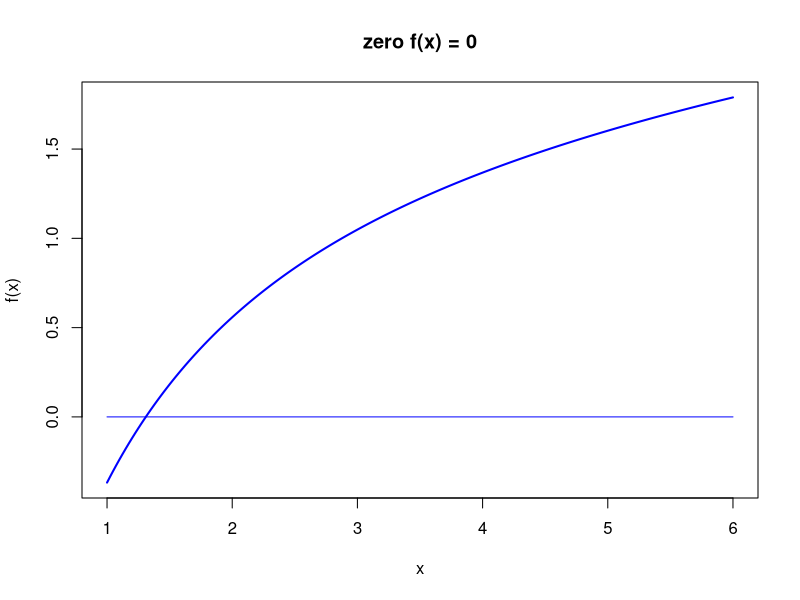

This chart was generated by the following R code:
## ---- chunk 1
rm(list=ls()) # Remove almost everything in the memor
## ---- chunk 2
func = function(x) {
   fx = log(x) - exp(-x)   # function: f(x)
   return (fx)               # return function value
}
## ---- chunk 3
func1 = function(x) {
   fx = log(x) - exp(-x)   # function: f(x)
   dfx= 1/x + exp(-x)      # derivative of function: f'(x)
   return (c(fx, dfx))     # return function value and value of derivative
}
## ---- chunk 4
xmin = 1
xmax = 6
x  = seq(xmin, xmax, (xmax - xmin)/200)
fx = c() # define column vector
for (i in 1:length(x)) {
   fx[i] = func1(x[i])[1]
}
plot(x, fx, type = "l", xlab = "x", ylab = "f(x)",
     main = "zero f(x) = 0", col = "blue", lwd = 2)
lines(c(xmin, xmax), c(0, 0), col = "blue")
## ---- chunk 5
newtonraphson = function(ftn, x0, tol = 1e-9, max.iter = 100) {
   # Newton_Raphson algorithm for solving ftn(x)[1] == 0
   # we assume that ftn is a function of a single variable that returns
   # the function value and the first derivative as a vector of length 2
   #
   # x0 is the initial guess at the root
   # the algorithm terminates when the function value is within distance
   # tol of 0, or the number of iterations exceeds max.iter
   
   # initialise
   x = x0
   fx = ftn(x)
   iter =  0
   
   # continue iterating until stopping conditions are met
   while ((abs(fx[1]) > tol) && (iter < max.iter)) {
      x = x - fx[1]/fx[2]
      fx = ftn(x)
      iter =  iter + 1
      cat("At iteration", iter, "value of x is:", x, "\n")
   }
   
   # output depends on success of algorithm
   if (abs(fx[1]) > tol) {
      cat("Algorithm failed to converge\n")
      return(NULL)
   } else {
      cat("Algorithm converged\n")
      return(x)
   }
}
## ---- chunk 6
newtonraphson(func1, 2)
## ---- chunk 7
secant = function(ftn, x0, x1, tol = 1e-9, max.iter = 100) {
   # Secant algorithm for solving ftn(x) == 0
   # we assume that ftn is a function of a single variable that returns
   # the function value
   #
   # x0 and x1 are the initial guesses around the root
   # the algorithm terminates when the function value is within distance
   # tol of 0, or the number of iterations exceeds max.iter
   
   # initialize
   fx0 = ftn(x0)
   fx1 = ftn(x1)
   iter =  0
   
   # continue iterating until stopping conditions are met
   while ((abs(fx1) > tol) && (iter < max.iter)) {
      x  = x1 - fx1 * (x1-x0)/(fx1 - fx0) 
      fx0 = ftn(x1)
      fx1 = ftn(x)
      x0  = x1
      x1  = x
      
      iter =  iter + 1
      cat("At iteration", iter, "value of x is:", x, "\n")
   }
   
   # output depends on success of algorithm
   if (abs(fx1) > tol) {
      cat("Algorithm failed to converge\n")
      return(NULL)
   } else {
      cat("Algorithm converged\n")
      return(x)
   }
}
## ---- chunk 8
secant(func, 1,2)
## ---- chunk 9
bisection = function(ftn, x.l, x.r, tol = 1e-9) {
   # applies the bisection algorithm to find x such that ftn(x) == 0
   # we assume that ftn is a function of a single variable
   #
   # x.l and x.r must bracket the fixed point, that is
   # x.l < x.r and ftn(x.l) * ftn(x.r) < 0
   #
   # the algorithm iteratively refines x.l and x.r and terminates when
   # x.r - x.l <= tol
   
   # check inputs
   if (x.l >= x.r) {
      cat("error: x.l >= x.r \n")
      return(NULL)
   } 
   f.l = ftn(x.l)
   f.r = ftn(x.r)
   if (f.l == 0) {
      return(x.l)
   } else if (f.r == 0) {
      return(x.r)
   } else if (f.l * f.r > 0) {
      cat("error: ftn(x.l) * ftn(x.r) > 0 \n")
      return(NULL)
   }
   
   # successively refine x.l and x.r
   n = 0
   while ((x.r - x.l) > tol) {
      x.m = (x.l + x.r)/2
      f.m = ftn(x.m)
      if (f.m == 0) {
         return(x.m)
      } else if (f.l * f.m < 0) {
         x.r = x.m
         f.r = f.m
      } else {
         x.l = x.m
         f.l = f.m
      }
      n = n + 1
      cat("at iteration", n, "the root lies between", x.l, "and", x.r, "\n")
   }
   
   # return (approximate) root
   return((x.l + x.r)/2)
}
## ---- chunk 10
bisection(func, 1,2)
## ---- chunk 11
uniroot(func,lower = 0, upper = 2)
